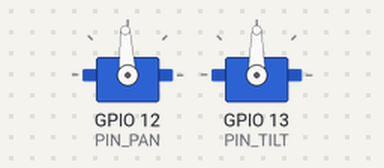
This sketch was run on a simulated ESP32. On the bench: 2 × servo.

Above: at 1.05 s.
At 4.45 s:
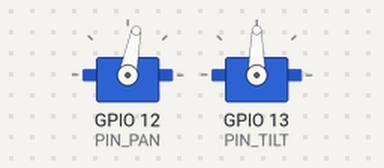
At 6.6 s:
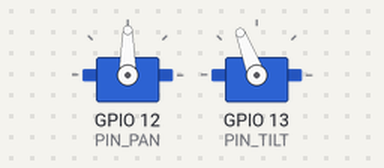
At 8.8 s:
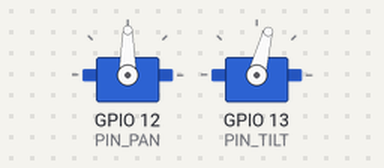
Timing chart, 0 to 15.0 s (numbered marks = the images above):
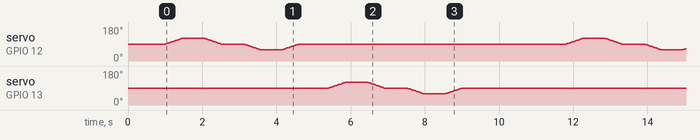

The sketch:

turret_test.ino
```cpp
// Test: PAN +-30° (prawo/lewo), potem TILT +-30° (gora/dol). Srodek 90/90. W petli.
#include <ESP32Servo.h>

Servo pan, tilt;
const int PIN_PAN = 12, PIN_TILT = 13;

void plynnie(Servo &s, int from, int to) {
  int krok = (from < to) ? 1 : -1;
  for (int a = from; a != to; a += krok) { s.write(a); delay(15); }
  s.write(to);
}

void setup() {
  pan.setPeriodHertz(50);  pan.attach(PIN_PAN, 500, 2400);
  tilt.setPeriodHertz(50); tilt.attach(PIN_TILT, 500, 2400);
  pan.write(90); tilt.write(90);
  delay(1000);
}

void loop() {
  // PAN +-30° (prawo -> srodek -> lewo -> srodek)
  plynnie(pan, 90, 120); delay(600);
  plynnie(pan, 120, 90); delay(600);
  plynnie(pan, 90, 60);  delay(600);
  plynnie(pan, 60, 90);  delay(800);

  // TILT +-30° (gora -> srodek -> dol -> srodek)
  plynnie(tilt, 90, 120); delay(600);
  plynnie(tilt, 120, 90); delay(600);
  plynnie(tilt, 90, 60);  delay(600);
  plynnie(tilt, 60, 90);  delay(800);

  delay(2000);
}
```
